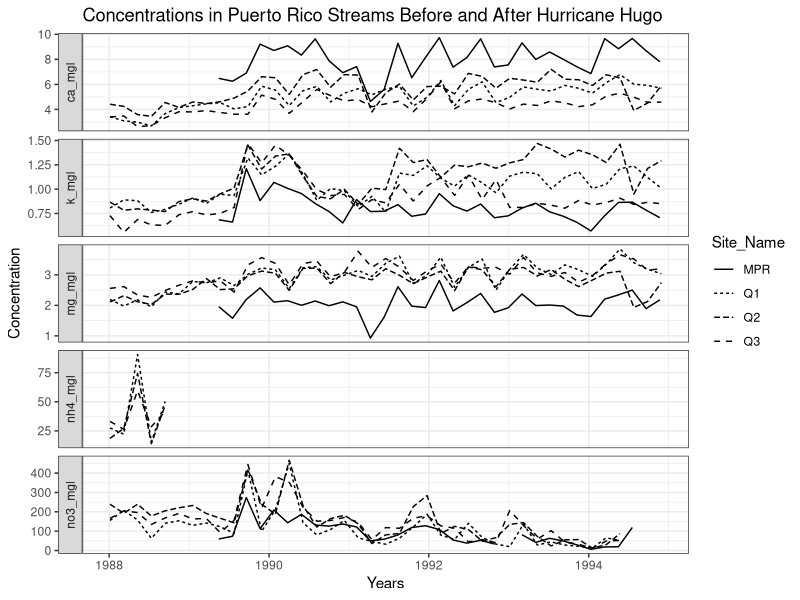

Reproduce this figure in R.
## ---- chunk 1
#| echo: false
#| warning: false

library(tidyverse)
clean_data <- read_csv("output/cleandata.csv")
ggplot(
  clean_data,
  mapping = aes(
    x = window_start,
    y = Concentration,
    linetype = Site_Name
  )
) +
  geom_line() +
  theme_bw() +
  facet_grid(
    vars(Ions),
    scales = "free_y",
    switch = "y"
  ) +
  scale_x_date(
    name = "Years"
  ) +
  labs(
    title = "Concentrations in Puerto Rico Streams Before and After Hurricane Hugo"
  )
